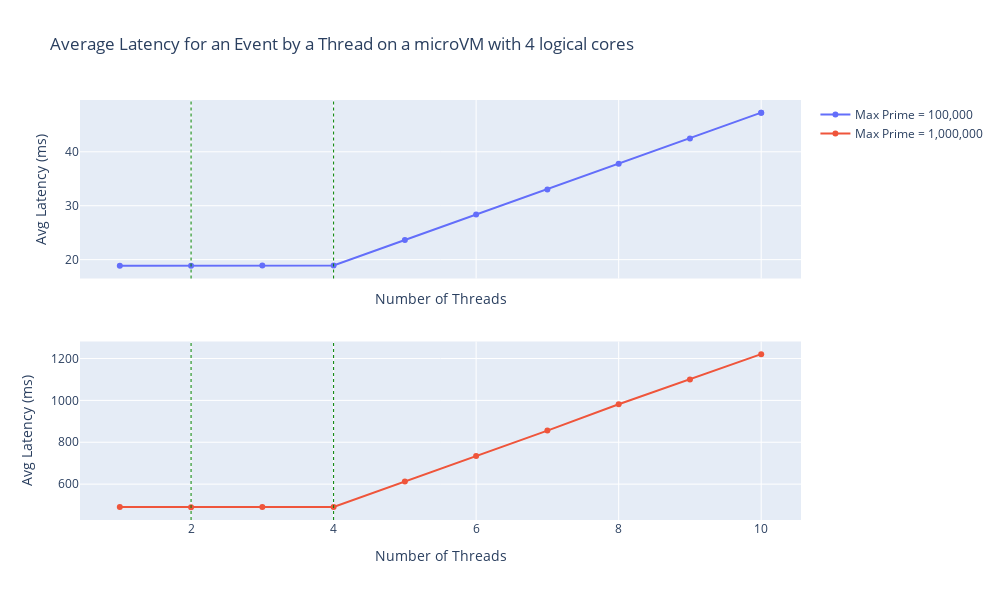

The notebook cell saved with this chart:
### Code cell
plot1 = go.Scatter(x=dff_4vCPU_100k['Number of Threads'],
                   y=dff_4vCPU_100k['Avg Latency (ms)'],
                   mode='markers+lines',
                   name='Max Prime = 100,000')
 
plot2 = go.Scatter(x=dff_4vCPU_1m['Number of Threads'],
                   y=dff_4vCPU_1m['Avg Latency (ms)'],
                   mode='markers+lines',
                   name='Max Prime = 1,000,000')
 

xaxis_title="Number of Threads"
yaxis_title="Avg Latency (ms)"

fig = make_subplots(rows=2, cols=1, shared_xaxes=True)
fig.append_trace(plot1, 1, 1)
fig.append_trace(plot2, 2, 1)
fig.update_yaxes(title_text=yaxis_title, row=1, col=1)
fig.update_yaxes(title_text=yaxis_title, row=2, col=1)
fig.update_xaxes(title_text=xaxis_title, row=1, col=1)
fig.update_xaxes(title_text=xaxis_title, row=2, col=1)
fig.add_vline(x=4, line_width=1, line_dash="dot", line_color="green")
fig.add_vline(x=2, line_width=1, line_dash="dot", line_color="green")
fig['layout'].update(height=600, width=1000,
                     title='Average Latency for an Event by a Thread on a microVM with 4 logical cores')
fig.show()

### Figure 1 — Plotly figure (JSON) as saved in the notebook; plotly's stock layout.template omitted (floating-point values rounded to 4 significant figures)
{"data": [{"mode": "markers+lines", "name": "Max Prime = 100,000", "type": "scatter", "x": [1, 2, 3, 4, 5, 6, 7, 8, 9, 10, 10], "xaxis": "x", "y": [18.85, 18.88, 18.89, 18.91, 23.63, 28.36, 33.03, 37.79, 42.47, 47.26, 47.26], "yaxis": "y"}, {"mode": "markers+lines", "name": "Max Prime = 1,000,000", "type": "scatter", "x": [1, 2, 3, 4, 5, 6, 7, 8, 9, 10], "xaxis": "x2", "y": [490.8, 489.2, 490.8, 491.3, 612.2, 734.9, 855.6, 981.4, 1100.0, 1221.0], "yaxis": "y2"}], "layout": {"height": 600, "shapes": [{"line": {"color": "green", "dash": "dot", "width": 1}, "type": "line", "x0": 4, "x1": 4, "xref": "x", "y0": 0, "y1": 1, "yref": "y domain"}, {"line": {"color": "green", "dash": "dot", "width": 1}, "type": "line", "x0": 4, "x1": 4, "xref": "x2", "y0": 0, "y1": 1, "yref": "y2 domain"}, {"line": {"color": "green", "dash": "dot", "width": 1}, "type": "line", "x0": 2, "x1": 2, "xref": "x", "y0": 0, "y1": 1, "yref": "y domain"}, {"line": {"color": "green", "dash": "dot", "width": 1}, "type": "line", "x0": 2, "x1": 2, "xref": "x2", "y0": 0, "y1": 1, "yref": "y2 domain"}], "title": {"text": "Average Latency for an Event by a Thread on a microVM with 4 logical cores"}, "width": 1000, "xaxis": {"anchor": "y", "domain": [0, 1], "matches": "x2", "showticklabels": false, "title": {"text": "Number of Threads"}}, "xaxis2": {"anchor": "y2", "domain": [0, 1], "title": {"text": "Number of Threads"}}, "yaxis": {"anchor": "x", "domain": [0.575, 1], "title": {"text": "Avg Latency (ms)"}}, "yaxis2": {"anchor": "x2", "domain": [0, 0.425], "title": {"text": "Avg Latency (ms)"}}}}
